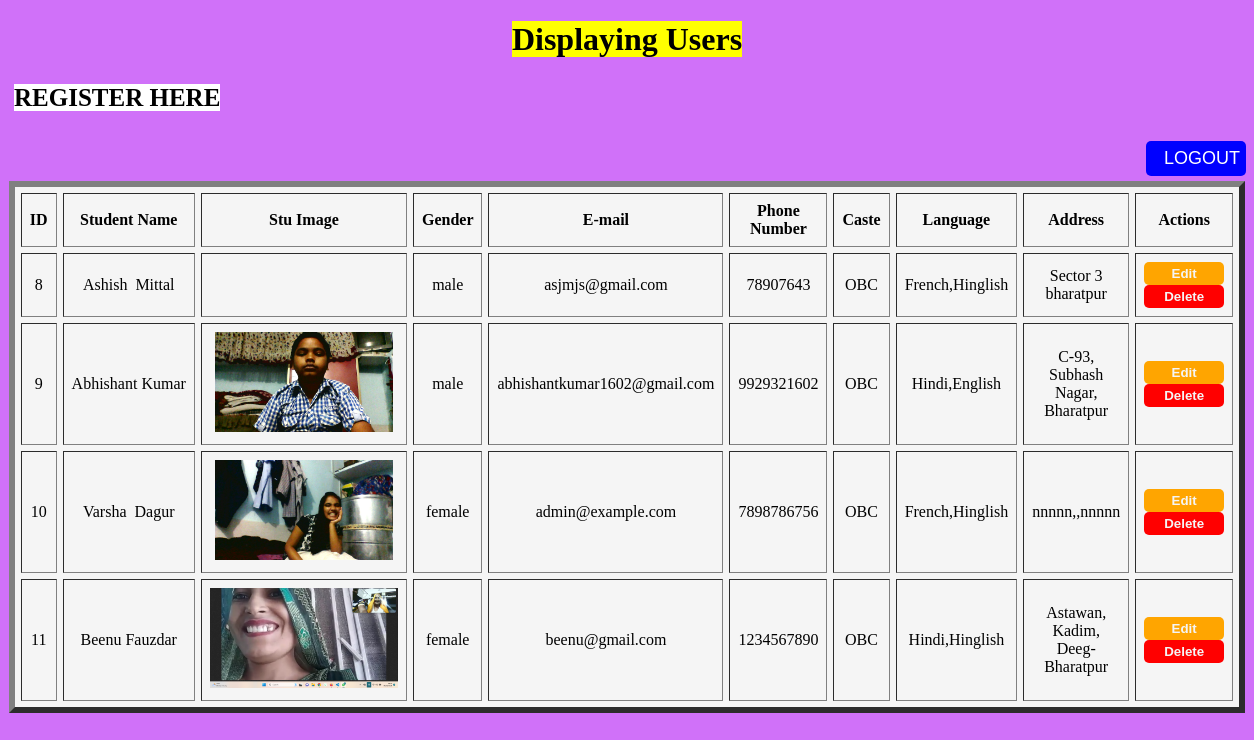
Screenshot of /users.php (signed in) with the database file from the repository.
### tables this page shows
CREATE TABLE `form` (
  `id` int(11) NOT NULL,
  `first_name` varchar(20) NOT NULL,
  `last_name` varchar(12) NOT NULL,
  `stu_image` varchar(255) NOT NULL,
  `password` varchar(100) NOT NULL,
  `con_pass` varchar(100) NOT NULL,
  `gender` varchar(11) NOT NULL,
  `email` varchar(255) NOT NULL,
  `phone` varchar(255) NOT NULL,
  `caste` varchar(10) NOT NULL,
  `language` varchar(255) NOT NULL,
  `address` varchar(255) NOT NULL
);

### users.php (the view, shortened to what this page needs)
<!DOCTYPE html>
<html lang="en">
<head>
</head>
<body>
</body>
</html>
<?php
include("connection.php");
$sql= "SELECT * FROM form";
$data= mysqli_query($conn,$sql);
$total= mysqli_num_rows($data);
if($total != 0){
    ?>
        <h1 align="center"><mark>Displaying Users</mark></h1>
        <div  style="padding: 4px 6px; font-size: 14px; margin-bottom:5px; text-transform: uppercase; text-align: left;">
            <a href=form.php style="text-decoration: none;"> <span style="background-color: white; color: black;">       Register Here </span></a>
        </div>
        <div style="text-align: right; ">
            <a href=logout.php style="text-decoration: none;"><input type="submit" name="" value="Logout" style="background-color: blue; height:35px; width:100px; color: white;  font-size: 18px; margin-top:20px; border: 0; border-radius:5px;  margin-bottom:5px; text-transform: uppercase; text-align: right;"> </a>
        </div>
        <center><table border="6" cellpadding="8" cellspacing="6" width="97%">
            <tr>
                <th width="3%">ID</th>
                <th width="16%">Student Name</th>
                <th width="16%">Stu Image</th>
                <th width="6%">Gender</th>
                <th width="20%">E-mail </th>
                <th width="10%">Phone Number</th>
                <th width="10%">Caste</th>
                <th width="10%">Language</th>
                <th width="20%">Address</th>
                <th width="19%">Actions</th>
            </tr>
    <?php
        while($result= mysqli_fetch_assoc($data)){
            echo
                "<tr>
                    <td align='center'>". $result['id'] ."</td>
                    <td align='center'>". $result['first_name'] .'&nbsp'. $result['last_name'] ."</td>
                    <td align='center'><img src='". $result['stu_image'] ."' height=100px></td>
                    <td align='center'>". $result['gender'] ."</td>
                    <td align='center'>". $result['email'] ."</td>
                    <td align='center'>". $result['phone'] ."</td>
                    <td align='center'>". $result['caste'] ."</td>
                    <td align='center'>". $result['language'] ."</td>
                    <td align='center'>". $result['address'] ."</td>
                    <td align='center'><a href='update.php?id=$result[id]'><input type='submit' value='Edit' class='update'></a> <a href='delete.php?id=$result[id]'><input type='submit' value='Delete' onclick=deleteconfirm() class='delete'></a></td>
                </tr>";
        }
} else {
    echo  "<tr><td>No Record Found</td></tr>";
}
    ?>
        </table></center>

### users.php (style rules this page uses)
body { background: #d071f9; }
table { background: whitesmoke; }
span { font-weight: bold; font-size: 25px; }
.update { background-color: orange; color: whitesmoke; border: 0; outline: none; border-radius: 5px; height: 23px; width: 80px; font-weight: bold; cursor: pointer; }
.delete { background-color: red; color: whitesmoke; border: 0; outline: none; border-radius: 5px; height: 23px; width: 80px; font-weight: bold; cursor: pointer; }

### rows the page displays
form: id "8", first_name "Ashish", last_name "Mittal", gender "male", email "asjmjs@gmail.com", phone "78907643", caste "OBC", language "French,Hinglish", address "Sector 3 bharatpur"
form: id "9", first_name "Abhishant", last_name "Kumar", stu_image (picture), gender "male", email "abhishantkumar1602@gmail.com", phone "9929321602", caste "OBC", language "Hindi,English", address "C-93, Subhash Nagar, Bharatpur"
form: id "10", first_name "Varsha", last_name "Dagur", stu_image (picture), gender "female", email "admin@example.com", phone "7898786756", caste "OBC", language "French,Hinglish", address "nnnnn,,nnnnn"
form: id "11", first_name "Beenu", last_name "Fauzdar", stu_image (picture), gender "female", email "beenu@gmail.com", phone "1234567890", caste "OBC", language "Hindi,Hinglish", address "Astawan, Kadim, Deeg-Bharatpur"
